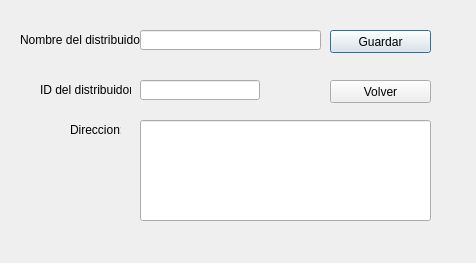
<?xml version="1.0" encoding="UTF-8"?>
<ui version="4.0">
 <class>Dialog</class>
 <widget class="QDialog" name="Dialog">
  <property name="geometry">
   <rect>
    <x>0</x>
    <y>0</y>
    <width>476</width>
    <height>263</height>
   </rect>
  </property>
  <property name="windowTitle">
   <string>Registro de distribuidores</string>
  </property>
  <widget class="QLabel" name="label_2">
   <property name="geometry">
    <rect>
     <x>40</x>
     <y>80</y>
     <width>91</width>
     <height>20</height>
    </rect>
   </property>
   <property name="text">
    <string>ID del distribuidor:</string>
   </property>
  </widget>
  <widget class="QLabel" name="label">
   <property name="geometry">
    <rect>
     <x>20</x>
     <y>30</y>
     <width>121</width>
     <height>20</height>
    </rect>
   </property>
   <property name="text">
    <string>Nombre del distribuidor:</string>
   </property>
  </widget>
  <widget class="QLineEdit" name="txtDistribuitor">
   <property name="geometry">
    <rect>
     <x>140</x>
     <y>30</y>
     <width>181</width>
     <height>20</height>
    </rect>
   </property>
  </widget>
  <widget class="QLineEdit" name="txtIdDistribuitor">
   <property name="geometry">
    <rect>
     <x>140</x>
     <y>80</y>
     <width>120</width>
     <height>20</height>
    </rect>
   </property>
  </widget>
  <widget class="QPushButton" name="btnSave">
   <property name="geometry">
    <rect>
     <x>330</x>
     <y>30</y>
     <width>101</width>
     <height>23</height>
    </rect>
   </property>
   <property name="text">
    <string>Guardar</string>
   </property>
  </widget>
  <widget class="QPushButton" name="btnBack">
   <property name="geometry">
    <rect>
     <x>330</x>
     <y>80</y>
     <width>101</width>
     <height>23</height>
    </rect>
   </property>
   <property name="text">
    <string>Volver</string>
   </property>
  </widget>
  <widget class="QLabel" name="label_3">
   <property name="geometry">
    <rect>
     <x>70</x>
     <y>120</y>
     <width>51</width>
     <height>20</height>
    </rect>
   </property>
   <property name="text">
    <string>Direccion:</string>
   </property>
  </widget>
  <widget class="QLineEdit" name="txtAddress">
   <property name="geometry">
    <rect>
     <x>140</x>
     <y>120</y>
     <width>291</width>
     <height>101</height>
    </rect>
   </property>
  </widget>
 </widget>
 <resources/>
 <connections/>
</ui>
